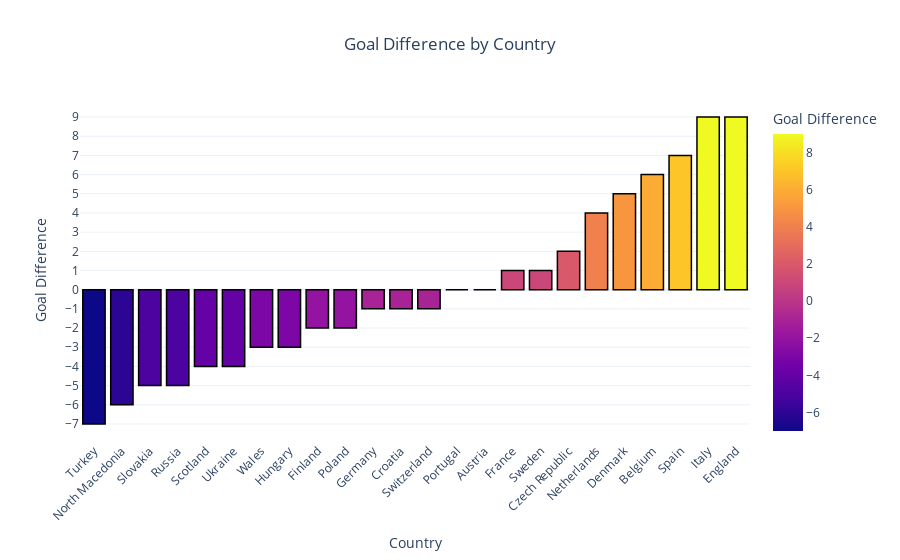

The notebook cell this image was saved under:
### Markdown cell above
Bar Chart Creation with Hover effect 
1. Bar Chart initialization (x --> countries | y --> Goal difference), Color gradient based on Goal_Difference
2. Update figure layout by setting bounds of one goal on the y axis, setting a white background template and rotating x-axis by 45° for better visibility
3. Update when hovering on a bar by adding a black border over each bar, hover effect customization by adding a template 
4. Show the figure

### Code cell
fig = px.bar(result_df, x='Country', y='Goal_Difference', 
             hover_data=['Goal_Scored', 'Goal_Conceded'],
             title="Goal Difference by Country",
             color='Goal_Difference',
             labels={'Goal_Difference': 'Goal Difference', 'Country': 'Country'})

fig.update_layout(yaxis=dict(tickmode='linear', tick0=0, dtick=1), title={'x':0.5, 'xanchor': 'center'}, xaxis_tickangle=-45, template='plotly_white')
fig.update_traces(
    hovertemplate="<b>%{x}</b><br>Goal Difference: %{y}<br>Goals Scored: %{customdata[0]}<br>Goals Conceded: %{customdata[1]}",
    marker_line_color='black',
    marker_line_width=1.5
)
fig.show()

### Figure 1 — Plotly figure (JSON) as saved in the notebook; plotly's stock layout.template omitted (floating-point values rounded to 4 significant figures)
{"data": [{"alignmentgroup": "True", "customdata": [[1, 8], [2, 8], [2, 7], [2, 7], [1, 5], [6, 10], [3, 6], [3, 6], [1, 3], [4, 6], [6, 7], [7, 8], [8, 9], [7, 7], [5, 5], [7, 6], [5, 4], [6, 4], [8, 4], [12, 7], [9, 3], [13, 6], [13, 4], [11, 2]], "hovertemplate": "<b>%{x}</b><br>Goal Difference: %{y}<br>Goals Scored: %{customdata[0]}<br>Goals Conceded: %{customdata[1]}", "legendgroup": "", "marker": {"color": [-7, -6, -5, -5, -4, -4, -3, -3, -2, -2, -1, -1, -1, 0, 0, 1, 1, 2, 4, 5, 6, 7, 9, 9], "coloraxis": "coloraxis", "line": {"color": "black", "width": 1.5}, "pattern": {"shape": ""}}, "name": "", "offsetgroup": "", "orientation": "v", "showlegend": false, "textposition": "auto", "type": "bar", "x": ["Turkey", "North Macedonia", "Slovakia", "Russia", "Scotland", "Ukraine", "Wales", "Hungary", "Finland", "Poland", "Germany", "Croatia", "Switzerland", "Portugal", "Austria", "France", "Sweden", "Czech Republic", "Netherlands", "Denmark", "Belgium", "Spain", "Italy", "England"], "xaxis": "x", "y": [-7, -6, -5, -5, -4, -4, -3, -3, -2, -2, -1, -1, -1, 0, 0, 1, 1, 2, 4, 5, 6, 7, 9, 9], "yaxis": "y"}], "layout": {"barmode": "relative", "coloraxis": {"colorbar": {"title": {"text": "Goal Difference"}}, "colorscale": [[0, "#0d0887"], [0.1111, "#46039f"], [0.2222, "#7201a8"], [0.3333, "#9c179e"], [0.4444, "#bd3786"], [0.5556, "#d8576b"], [0.6667, "#ed7953"], [0.7778, "#fb9f3a"], [0.8889, "#fdca26"], [1, "#f0f921"]]}, "legend": {"tracegroupgap": 0}, "title": {"text": "Goal Difference by Country", "x": 0.5, "xanchor": "center"}, "xaxis": {"anchor": "y", "domain": [0, 1], "tickangle": -45, "title": {"text": "Country"}}, "yaxis": {"anchor": "x", "domain": [0, 1], "dtick": 1, "tick0": 0, "tickmode": "linear", "title": {"text": "Goal Difference"}}}}
